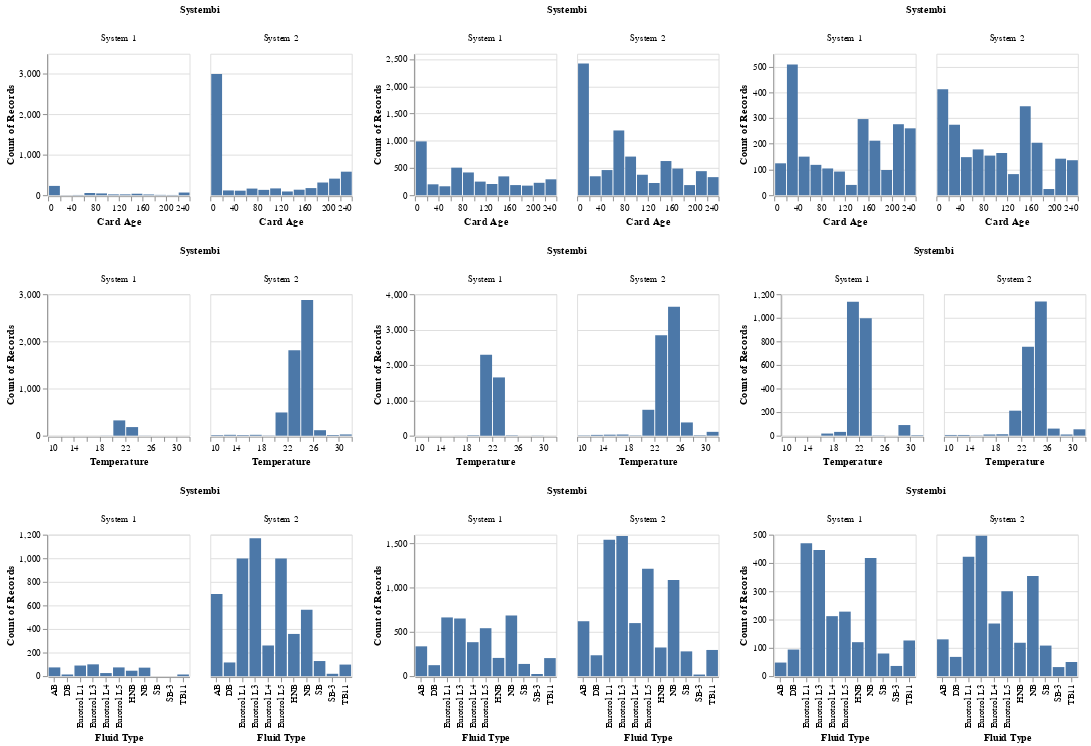

The notebook cell this image was saved under:
### Code cell
# Plot for sensor B cal window
model_euclidean = KMeans(n_clusters=n_clusters, random_state=0, max_iter=10)
y_pred_euclid = model_euclidean.fit_predict(B_cal_window_zero)
df = B_cal_window_zero.reset_index()
df['label'] = y_pred_euclid
df2 = pd.merge(keyByTestID, df[['label','TestID']], how='inner', on=['TestID'])
df2['Type'] = df2['FluidType'].apply(lambda x: 'Eurotrol' if x.startswith('Eurotrol') else 'Blood')
df2['Systembi'] = df2['System'].apply(lambda x: 'System 1' if x=='System 1' else 'System 2')
   
cardage1 = alt.Chart(df2[df2['label']==1]).mark_bar().encode(
    x=alt.X('AgeOfCardInDaysAtTimeOfTest:Q', bin=alt.Bin(maxbins=20),title='Card Age'),
    y='count()'
).properties(width=150, height=150).facet(column='Systembi')
cardage2 = alt.Chart(df2[df2['label']==0]).mark_bar().encode(
    x=alt.X('AgeOfCardInDaysAtTimeOfTest:Q', bin=alt.Bin(maxbins=20),title='Card Age'),
    y='count()'
).properties(width=150, height=150).facet(column='Systembi')
cardage3 = alt.Chart(df2[df2['label']==2]).mark_bar().encode(
    x=alt.X('AgeOfCardInDaysAtTimeOfTest:Q', bin=alt.Bin(maxbins=20),title='Card Age'),
    y='count()'
).properties(width=150, height=150).facet(column='Systembi')

temperature1 = alt.Chart(df2[df2['label']==1]).mark_bar().encode(
    x=alt.X('AmbientTemperature:Q', bin=alt.Bin(maxbins=20),title='Temperature'),
    y='count()'
).properties(width=150, height=150).facet(column='Systembi')
temperature2 = alt.Chart(df2[df2['label']==0]).mark_bar().encode(
    x=alt.X('AmbientTemperature:Q', bin=alt.Bin(maxbins=20),title='Temperature'),
    y='count()'
).properties(width=150, height=150).facet(column='Systembi')
temperature3 = alt.Chart(df2[df2['label']==2]).mark_bar().encode(
    x=alt.X('AmbientTemperature:Q', bin=alt.Bin(maxbins=20),title='Temperature'),
    y='count()'
).properties(width=150, height=150).facet(column='Systembi')

FluidType1 = alt.Chart(df2[df2['label']==1]).mark_bar().encode(
    x=alt.X('FluidType:N', title='Fluid Type'),
    y='count()'
).properties(width=150, height=150).facet(column='Systembi')
FluidType2 = alt.Chart(df2[df2['label']==0]).mark_bar().encode(
    x=alt.X('FluidType:N', title='Fluid Type'),
    y='count()'
).properties(width=150, height=150).facet(column='Systembi')
FluidType3 = alt.Chart(df2[df2['label']==2]).mark_bar().encode(
    x=alt.X('FluidType:N', title='Fluid Type'),
    y='count()'
).properties(width=150, height=150).facet(column='Systembi')

Type1 = alt.Chart(df2[df2['label']==1]).mark_bar().encode(
    x=alt.X('Type:N', title='Fluid Type'),
    y='count()'
).properties(width=150, height=150).facet(column='Systembi')
Type2 = alt.Chart(df2[df2['label']==2]).mark_bar().encode(
    x=alt.X('Type:N', title='Fluid Type'),
    y='count()'
).properties(width=150, height=150).facet(column='Systembi')
Type3 = alt.Chart(df2[df2['label']==2]).mark_bar().encode(
    x=alt.X('Type:N', title='Fluid Type'),
    y='count()'
).properties(width=150, height=150).facet(column='Systembi')

(cardage1 | cardage2 | cardage3) & (temperature1 | temperature2 | temperature3)  & (FluidType1 | FluidType2 | FluidType3)
